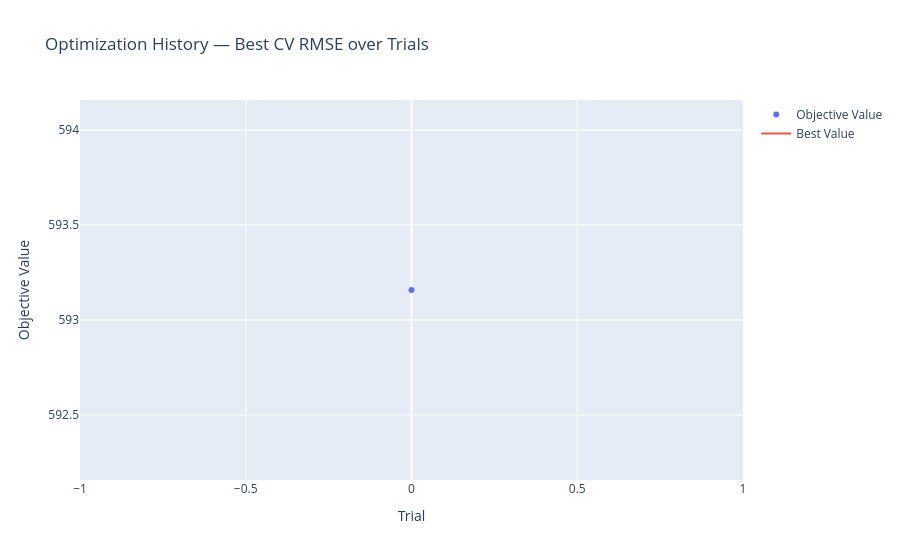

Here is the notebook cell this chart was saved with:
### Markdown cell above
## 6. Optuna Visualizations

### Code cell
# Plot 1: Optimization history — how best score evolved over trials
fig = optuna.visualization.plot_optimization_history(study)
fig.update_layout(title='Optimization History — Best CV RMSE over Trials')
fig.show()

### Figure 1 — Plotly figure (JSON) as saved in the notebook; plotly's stock layout.template omitted (floating-point values rounded to 4 significant figures)
{"data": [{"mode": "markers", "name": "Objective Value", "type": "scatter", "x": [0], "y": [593.2]}, {"mode": "lines", "name": "Best Value", "type": "scatter", "x": [0], "y": [593.2]}, {"marker": {"color": "#cccccc"}, "mode": "markers", "name": "Infeasible Trial", "showlegend": false, "type": "scatter", "x": [], "y": []}], "layout": {"title": {"text": "Optimization History — Best CV RMSE over Trials"}, "xaxis": {"title": {"text": "Trial"}}, "yaxis": {"title": {"text": "Objective Value"}}}}
